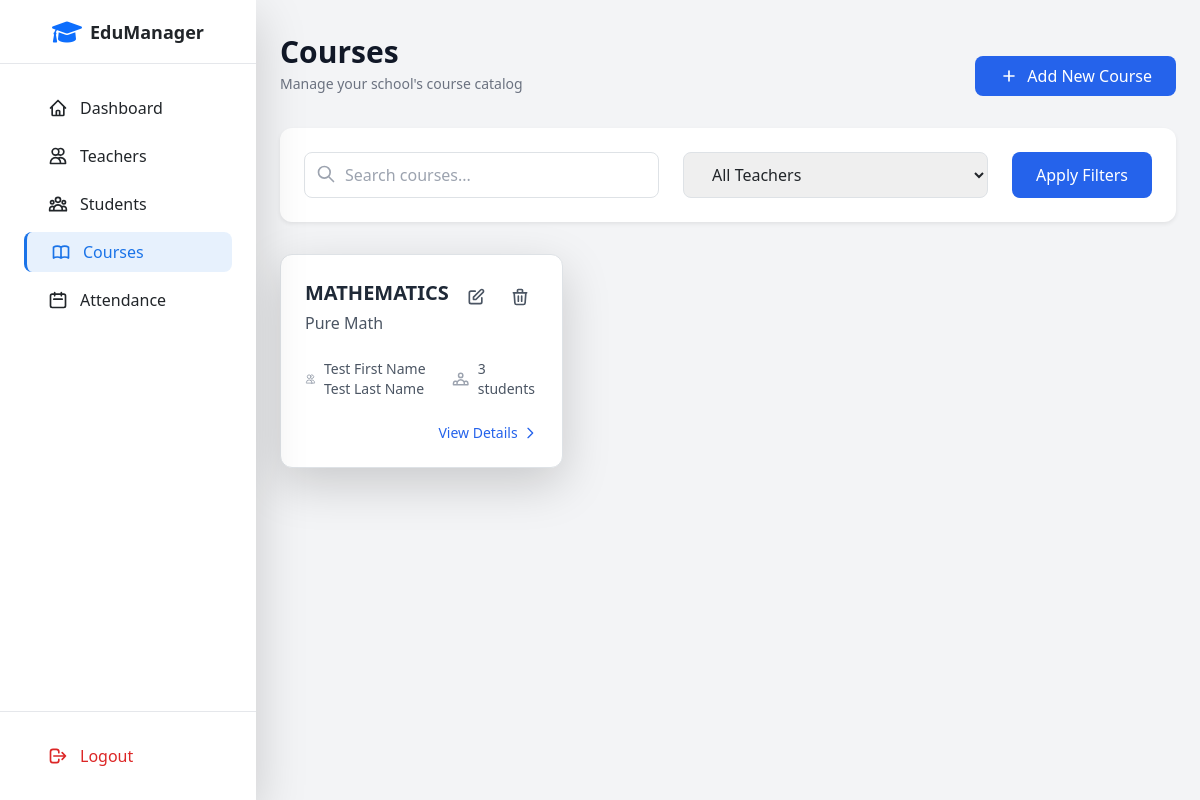
The app's page /courses/ (signed in) with its own data.
### core/models.py (models this page shows)
class Course(models.Model):
    name = models.CharField(max_length=100)
    description = models.TextField()
    credits = models.IntegerField(default=3)
    school = models.ForeignKey(School, on_delete=models.CASCADE, related_name='courses')
    teacher = models.ForeignKey(User, on_delete=models.SET_NULL, null=True, related_name='courses')
    created_at = models.DateTimeField(auto_now_add=True)
    updated_at = models.DateTimeField(auto_now=True)

class User(AbstractBaseUser, PermissionsMixin):
    ROLE_CHOICES = (
        ('admin', 'Admin'),
        ('teacher', 'Teacher'),
    )
    email = models.EmailField(_('email address'), unique=True)
    first_name = models.CharField(max_length=30, blank=True)
    last_name = models.CharField(max_length=30, blank=True)
    role = models.CharField(max_length=10, choices=ROLE_CHOICES)
    is_active = models.BooleanField(default=True)
    is_staff = models.BooleanField(default=False)
    date_joined = models.DateTimeField(default=timezone.now)
    school = models.ForeignKey(School, on_delete=models.CASCADE, related_name='users', null=True)
    objects = CustomUserManager()
    USERNAME_FIELD = 'email'
    REQUIRED_FIELDS = ['role']
    class Meta:
        verbose_name = _('user')
        verbose_name_plural = _('users')
    def get_full_name(self):
        return f'{self.first_name} {self.last_name}'

### core/views.py (the view)
# urls.py: path('courses/', CourseListView.as_view(), name='course_list'),
class CourseListView(LoginRequiredMixin, ListView):
    model = Course
    template_name = 'courses/course_list.html'
    context_object_name = 'courses'
    paginate_by = 9  # Add pagination
    def get_queryset(self):
        queryset = Course.objects.filter(school=self.request.user.school)
        if self.request.user.role != 'admin':
            queryset = queryset.filter(teacher=self.request.user)
        search_query = self.request.GET.get('q')
        if search_query:
            queryset = queryset.filter(
                Q(name__icontains=search_query) |
                Q(description__icontains=search_query)
            )
        teacher_id = self.request.GET.get('teacher')
        if teacher_id:
            queryset = queryset.filter(teacher_id=teacher_id)
        return queryset.select_related('teacher')
    def get_context_data(self, **kwargs):
        context = super().get_context_data(**kwargs)
        context['teachers'] = User.objects.filter(
            school=self.request.user.school,
            role='teacher'
        )
        return context

### core/templates/courses/course_list.html (shortened to what this page needs)
{% extends 'base/base.html' %}
{% load static %}
{% block content %}
<div class="container mx-auto px-4 py-8">
    <div class="flex flex-col md:flex-row justify-between items-start md:items-center mb-8">
        <div>
            <h1 class="text-2xl md:text-3xl font-bold text-gray-900">Courses</h1>
            <p class="mt-1 text-sm text-gray-500">Manage your school's course catalog</p>
        </div>
        {% if user.role == 'admin' %}
        <div class="mt-4 md:mt-0">
            <a href="{% url 'course_create' %}"
               class="bg-blue-600 inline-flex items-center px-4 py-2 bg-[#1a73e8] text-white rounded-lg hover:bg-blue-600
                      transition-all duration-200 transform hover:scale-105 hover:shadow-lg">
                <svg class="w-5 h-5 mr-2" fill="none" stroke="currentColor" viewBox="0 0 24 24">
                    <path stroke-linecap="round" stroke-linejoin="round" stroke-width="2" d="M12 6v6m0 0v6m0-6h6m-6 0H6"/>
                </svg>
                Add New Course
            </a>
        </div>
        {% endif %}
    </div>
    <div class="bg-white rounded-xl shadow-sm p-6 mb-8">
        <form method="get" class="flex flex-col md:flex-row gap-4">
            <div class="flex-1">
                <div class="relative">
                    <input type="text"
                           name="q"
                           value="{{ request.GET.q }}"
                           placeholder="Search courses..."
                           class="w-full pl-10 pr-4 py-2.5 border border-gray-200 rounded-lg focus:ring-2 focus:ring-[#1a73e8] focus:border-transparent">
                    <svg class="absolute left-3 top-3 h-5 w-5 text-gray-400" fill="none" stroke="currentColor" viewBox="0 0 24 24">
                        <path stroke-linecap="round" stroke-linejoin="round" stroke-width="2" d="M21 21l-6-6m2-5a7 7 0 11-14 0 7 7 0 0114 0z"/>
                    </svg>
                </div>
            </div>
            <div class="flex gap-4">
                <select name="teacher"
                        class="px-4 py-2.5 border border-gray-200 rounded-lg focus:ring-2 focus:ring-[#1a73e8] focus:border-transparent">
                    <option value="">All Teachers</option>
                </select>
                <button type="submit"
                        class="bg-blue-600 inline-flex items-center px-4 py-2 bg-[#1a73e8] text-white rounded-lg hover:bg-blue-600
                               transition-all duration-200 transform hover:scale-105 hover:shadow-lg">
                    Apply Filters
                </button>
            </div>
        </form>
    </div>
    <div class="grid grid-cols-1 md:grid-cols-2 lg:grid-cols-3 gap-6">
        {% for course in courses %}
        <div class="bg-white rounded-xl shadow-lg overflow-hidden border border-gray-100
                    transform hover:scale-105 transition-all duration-200">
            <div class="p-6">
                <div class="flex justify-between items-start mb-4">
                    <div>
                        <h3 class="text-xl font-bold text-gray-800">{{ course.name }}</h3>
                        <p class="text-gray-600 mt-1">{{ course.description|truncatewords:20 }}</p>
                    </div>
                    {% if user.role == 'admin' %}
                    <div class="flex items-center space-x-2">
                        <a href="{% url 'course_update' course.pk %}"
                           class="p-2 text-gray-600 hover:text-blue-600 rounded-lg hover:bg-blue-50 transition-colors duration-200"
                           title="Edit Course">
                            <svg class="h-5 w-5" fill="none" stroke="currentColor" viewBox="0 0 24 24">
                                <path stroke-linecap="round" stroke-linejoin="round" stroke-width="2" d="M11 5H6a2 2 0 00-2 2v11a2 2 0 002 2h11a2 2 0 002-2v-5m-1.414-9.414a2 2 0 112.828 2.828L11.828 15H9v-2.828l8.586-8.586z"/>
                            </svg>
                        </a>
                        <button type="button"
                                onclick="confirmDelete('{{ course.pk }}', '{{ course.name|escapejs }}')"
                                class="p-2 text-gray-600 hover:text-red-600 rounded-lg hover:bg-red-50 transition-colors duration-200"
                                title="Delete Course">
                            <svg class="h-5 w-5" fill="none" stroke="currentColor" viewBox="0 0 24 24">
                                <path stroke-linecap="round" stroke-linejoin="round" stroke-width="2" d="M19 7l-.867 12.142A2 2 0 0116.138 21H7.862a2 2 0 01-1.995-1.858L5 7m5 4v6m4-6v6m1-10V4a1 1 0 00-1-1h-4a1 1 0 00-1 1v3M4 7h16"/>
                            </svg>
                        </button>
                    </div>
                    {% endif %}
                </div>
                <div class="flex items-center space-x-4 text-sm text-gray-600 mb-4">
                    <div class="flex items-center">
                        <svg class="w-5 h-5 mr-2 text-gray-400" fill="none" stroke="currentColor" viewBox="0 0 24 24">
                            <path stroke-linecap="round" stroke-linejoin="round" stroke-width="2" d="M12 4.354a4 4 0 110 5.292M15 21H3v-1a6 6 0 0112 0v1zm0 0h6v-1a6 6 0 00-9-5.197M13 7a4 4 0 11-8 0 4 4 0 018 0z"/>
                        </svg>
                        <span>{{ course.teacher.get_full_name }}</span>
                    </div>
                    <div class="flex items-center">
                        <span>{{ course.students.count }} students</span>
                    </div>
                </div>
                <div class="mt-4 flex justify-end">
                    <a href="{% url 'course_detail' course.pk %}"
                       class="inline-flex items-center text-sm text-blue-600 hover:text-blue-700">
                        View Details
                        <svg class="w-4 h-4 ml-1" fill="none" stroke="currentColor" viewBox="0 0 24 24">
                            <path stroke-linecap="round" stroke-linejoin="round" stroke-width="2" d="M9 5l7 7-7 7"/>
                        </svg>
                    </a>
                </div>
            </div>
        </div>
        {% endfor %}
    </div>
</div>
{% endblock %}

### core/templates/base/base.html (style rules this page uses)
:root { --primary-color: #1a73e8; --secondary-color: #00796b; --accent-color: #ff6d00; --background-color: #f8f9fa; --text-color: #202124; --sidebar-width: 16rem; --header-height: 4rem; }

### records on screen
Course: name "MATHEMATICS", description "Pure Math", teacher.get_full_name "Test First Name Test Last Name", students.count "3"
